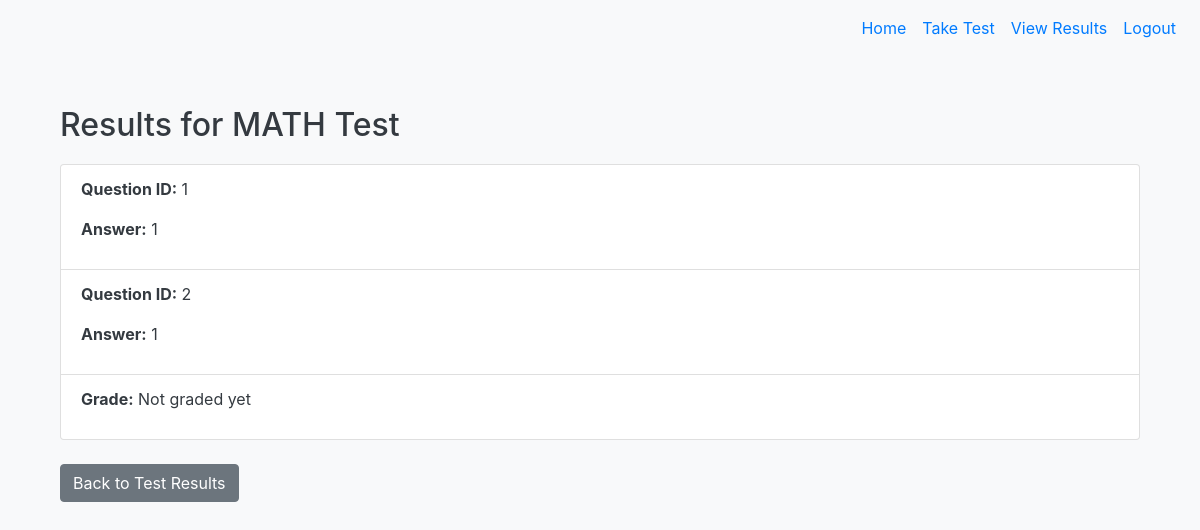
The app's page /view_results/1 (signed in), older data.
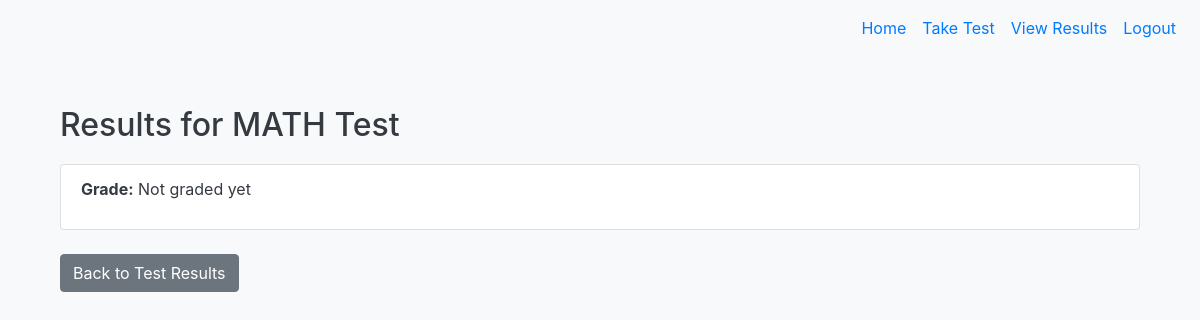
The same page, newer data.
### tables this page shows
CREATE TABLE Test (
    id INTEGER PRIMARY KEY AUTOINCREMENT,
    teacher_id INTEGER NOT NULL,
    test_name TEXT NOT NULL,
    test_description TEXT,
    FOREIGN KEY (teacher_id) REFERENCES User(id)
);

CREATE TABLE Answer (
    id INTEGER PRIMARY KEY AUTOINCREMENT,
    student_id INTEGER NOT NULL,
    test_id INTEGER NOT NULL,
    question_id INTEGER NOT NULL,
    answer_text TEXT NOT NULL,
    submission_time DATETIME NOT NULL,
    FOREIGN KEY (student_id) REFERENCES User(id),
    FOREIGN KEY (test_id) REFERENCES Test(id),
    FOREIGN KEY (question_id) REFERENCES Question(id)
);

### app.py (the view)
@app.route('/view_results/<int:test_id>')
@login_required
def view_individual_result(test_id):
    if current_user.role != 'student':
        flash('Only students can view their results.', 'danger')
        return redirect(url_for('home'))
    test = db.execute("SELECT * FROM Test WHERE id = ?", test_id)[0]
    responses = db.execute("SELECT Answer.question_id, Answer.answer_text FROM Answer WHERE Answer.student_id = ? AND Answer.test_id = ?", current_user.id, test_id)
    grade = db.execute("SELECT grade FROM Grade WHERE student_id = ? AND test_id = ?", current_user.id, test_id)
    return render_template('view_individual_result.html', test=test, responses=responses, grade=grade[0]['grade'] if grade else 'Not graded yet')

### app.py (called while the page is built)
@login_manager.user_loader
def load_user(user_id):
    user = db.execute("SELECT * FROM User WHERE id = ?", user_id)
    if user:
        return User(id=user[0]['id'], username=user[0]['username'], password=user[0]['password'], role=user[0]['role'])
    return None

### templates/view_individual_result.html
{% extends "base.html" %}
{% block content %}
<div class="container mt-4">
    <h2>Results for {{ test.test_name }}</h2>
    <ul class="list-group">
        {% for response in responses %}
        <li class="list-group-item">
            <p><strong>Question ID:</strong> {{ response.question_id }}</p>
            <p><strong>Answer:</strong> {{ response.answer_text }}</p>
        </li>
        {% endfor %}
        <li class="list-group-item">
            <p><strong>Grade:</strong> {{ grade }}</p>
        </li>
    </ul>
    <a href="{{ url_for('view_results') }}" class="btn btn-secondary mt-4">Back to Test Results</a>
</div>
{% endblock %}

### templates/base.html (shortened to what this page needs)
<!DOCTYPE html>
<html lang="en">
<head>
    <link rel="stylesheet" href="https://stackpath.bootstrapcdn.com/bootstrap/4.3.1/css/bootstrap.min.css">
    <link rel="stylesheet" href="{{ url_for('static', filename='css/styles.css') }}">
</head>
<body>
    <nav class="navbar navbar-expand-lg navbar-light bg-light">
        <div class="collapse navbar-collapse" id="navbarNav">
            <ul class="navbar-nav ml-auto">
                <li class="nav-item">
                    <a class="nav-link" href="/">Home</a>
                </li>
                {% if current_user.is_authenticated %}
                    {% if current_user.role == 'teacher' %}
                        <li class="nav-item">
                            <a class="nav-link" href="/create_test">Create Test</a>
                        </li>
                        <li class="nav-item">
                            <a class="nav-link" href="/manage_tests">Manage Tests</a>
                        </li>
                        <li class="nav-item">
                            <a class="nav-link" href="/tests">View All Tests</a>
                        </li>
                    {% elif current_user.role == 'student' %}
                        <li class="nav-item">
                            <a class="nav-link" href="/take_test">Take Test</a>
                        </li>
                        <li class="nav-item">
                            <a class="nav-link" href="/view_results">View Results</a>
                        </li>
                    {% elif current_user.role == 'admin' %}
                        <li class="nav-item">
                            <a class="nav-link" href="/accounts">View Accounts</a>
                        </li>
                    {% endif %}
                    <li class="nav-item">
                        <a class="nav-link" href="/logout">Logout</a>
                    </li>
                {% endif %}
            </ul>
        </div>
    </nav>
    <div class="container">
        {% block content %}{% endblock %}
    </div>
</body>
</html>

### static/css/styles.css (style rules this page uses)
body { background-color: #f8f9fa; color: #343a40; }
.navbar { margin-bottom: 2rem; }
.container { margin-top: 50px; }
h2 { margin-bottom: 20px; }
.navbar-brand, .nav-link { color: #007bff !important; }

Row changes from the older to the newer data that the page shows:
removed Answer: question_id "1", answer_text "1"
removed Answer: question_id "2", answer_text "1"
